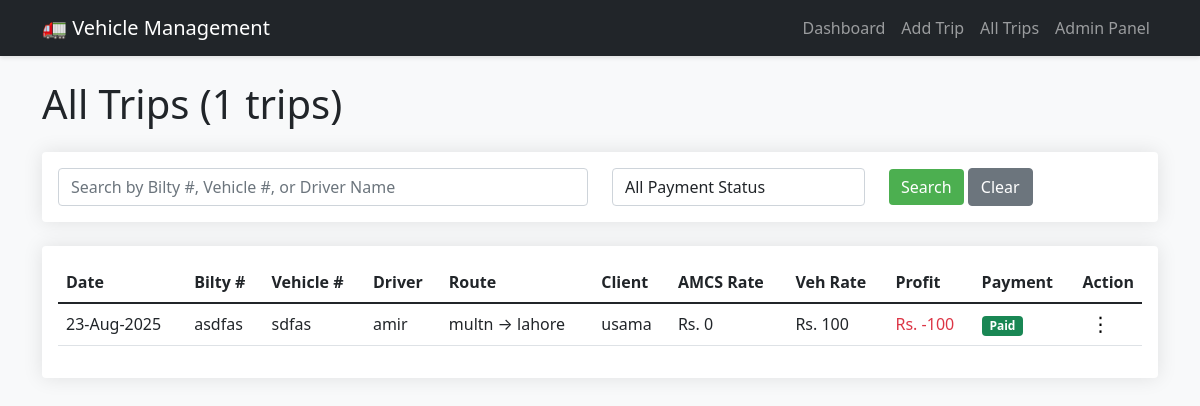
Page /trips/ on the earlier database version.
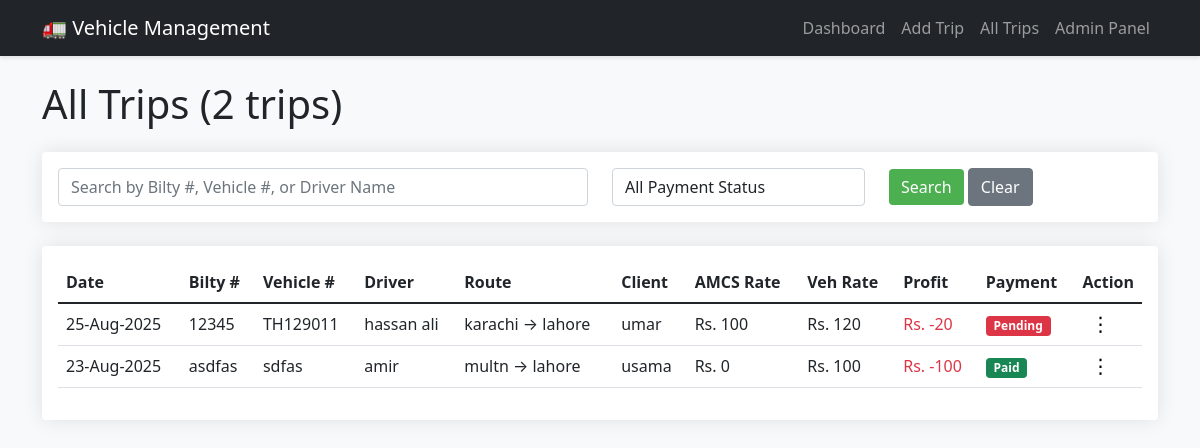
Same page on the later database version.
### logistics/models.py (models this page shows, shortened)
class Trip(models.Model):
    date = models.DateField()  # Already required
    bilty_number = models.CharField(max_length=50)  # Already required
    vehicle_number = models.CharField(max_length=50)  # Already required
    driver_name = models.CharField(max_length=100)
    driver_mobile = models.CharField(max_length=20)
    from_location = models.CharField(max_length=100)  # Already required
    to_location = models.CharField(max_length=100)  # Already required
    commodity = models.CharField(max_length=100)
    weight = models.DecimalField(max_digits=10, decimal_places=2)  # Already required
    adda_for_vehicle = models.CharField(max_length=100, blank=True)
    adda_for_load = models.CharField(max_length=100, blank=True)
    client_name = models.CharField(max_length=100)
    vendor = models.CharField(max_length=100, blank=True)
    amcs_rate = models.DecimalField(max_digits=10, decimal_places=2)  # Remove blank=True, null=True if present
    vehicle_rate = models.DecimalField(max_digits=10, decimal_places=2)  # Remove blank=True, null=True
    profit = models.DecimalField(max_digits=10, decimal_places=2, blank=True, null=True)  # Keep as is (auto-calculated)
    adda_commission = models.DecimalField(max_digits=10, decimal_places=2)  # Remove default=0, make required
    staff_commission = models.DecimalField(max_digits=10, decimal_places=2)  # Remove default=0, make required
    loading_unloading = models.DecimalField(max_digits=10, decimal_places=2)  # Remove default=0, make required
    fare_type = models.CharField(max_length=20, choices=[
        ('Paid', 'Paid'),
        ('To Pay', 'To Pay'),
    ], default='To Pay')
    pod_status = models.CharField(max_length=20, choices=[
        ('Pending', 'Pending'),
        ('Received', 'Received'),
    ], default='Pending')
    bill_status = models.CharField(max_length=20, choices=[
        ('Billed', 'Billed'),
        ('Unbilled', 'Unbilled'),
    ], default='Unbilled')
    payment_status = models.CharField(max_length=20, choices=[
        ('Pending', 'Pending'),
        ('Paid', 'Paid'),
        ('Partial', 'Partial'),
    ], default='Pending')
    payment_mode = models.CharField(max_length=20, choices=[
        ('Cash', 'Cash'),
        ('Cheque', 'Cheque'),
        ('Online', 'Online'),
    ], blank=True)
    cheque_details = models.CharField(max_length=100, blank=True)
    advance = models.DecimalField(max_digits=10, decimal_places=2)  # Remove default=0, make required
    balance = models.DecimalField(max_digits=10, decimal_places=2, default=0)
    receivable = models.DecimalField(max_digits=10, decimal_places=2)  # Remove default=0, make required
    payable = models.DecimalField(max_digits=10, decimal_places=2)  # Remove default=0, make required
    created_at = models.DateTimeField(auto_now_add=True)
    updated_at = models.DateTimeField(auto_now=True)

### logistics/views.py (the view)
# urls.py: path('trips/', views.trip_list, name='trip_list'),
def trip_list(request):
    trips = Trip.objects.all().order_by('-date')
    search = request.GET.get('search')
    if search:
        trips = trips.filter(bilty_number__icontains=search) | \
                trips.filter(vehicle_number__icontains=search) | \
                trips.filter(driver_name__icontains=search)
    payment_filter = request.GET.get('payment_status')
    if payment_filter:
        trips = trips.filter(payment_status=payment_filter)
    context = {
        'trips': trips,
        'total_count': trips.count(),
    }
    return render(request, 'trip_list.html', context)

### logistics/templates/trip_list.html (shortened to what this page needs)
{% extends 'base.html' %}
{% block content %}
<h1 class="mb-4">All Trips ({{ total_count }} trips)</h1>
<div class="card mb-4">
    <div class="card-body">
        <form method="get" class="row">
            <div class="col-md-6">
                <input type="text" name="search" class="form-control"
                       placeholder="Search by Bilty #, Vehicle #, or Driver Name"
                       value="{{ request.GET.search }}">
            </div>
            <div class="col-md-3">
                <select name="payment_status" class="form-control">
                    <option value="">All Payment Status</option>
                </select>
            </div>
            <div class="col-md-3">
                <button type="submit" class="btn btn-primary">Search</button>
                <a href="{% url 'trip_list' %}" class="btn btn-secondary">Clear</a>
            </div>
        </form>
    </div>
</div>
<div class="card">
    <div class="card-body">
        <div class="table-responsive">
            <table class="table table-hover">
                <thead>
                    <tr>
                        <th>Date</th>
                        <th>Bilty #</th>
                        <th>Vehicle #</th>
                        <th>Driver</th>
                        <th>Route</th>
                        <th>Client</th>
                        <th>AMCS Rate</th>
                        <th>Veh Rate</th>
                        <th>Profit</th>
                        <th>Payment</th>
                        <th width="50">Action</th>
                    </tr>
                </thead>
                <tbody>
                    {% for trip in trips %}
                    <tr>
                        <td>{{ trip.date|date:"d-M-Y" }}</td>
                        <td>{{ trip.bilty_number }}</td>
                        <td>{{ trip.vehicle_number }}</td>
                        <td>{{ trip.driver_name }}</td>
                        <td>{{ trip.from_location }} → {{ trip.to_location }}</td>
                        <td>{{ trip.client_name }}</td>
                        <td>Rs. {{ trip.amcs_rate|floatformat:0 }}</td>
                        <td>Rs. {{ trip.vehicle_rate|floatformat:0 }}</td>
                        <td>
                            {% if trip.profit > 0 %}
                                <span class="text-success">Rs. {{ trip.profit|floatformat:0 }}</span>
                            {% else %}
                                <span class="text-danger">Rs. {{ trip.profit|floatformat:0 }}</span>
                            {% endif %}
                        </td>
                        <td>
                            {% if trip.payment_status == 'Paid' %}
                                <span class="badge bg-success">Paid</span>
                            {% elif trip.payment_status == 'Partial' %}
                                <span class="badge bg-warning">Partial</span>
                            {% else %}
                                <span class="badge bg-danger">Pending</span>
                            {% endif %}
                        </td>
                        <td>
                            <div class="dropdown">
                                <button class="btn-dots dropdown-toggle" type="button" data-bs-toggle="dropdown">
                                    ⋮
                                </button>
                            </div>
                        </td>
                    </tr>
                    {% empty %}
                    <tr>
                        <td colspan="11" class="text-center">No trips found</td>
                    </tr>
                    {% endfor %}
                </tbody>
            </table>
        </div>
    </div>
</div>
{% endblock %}

### logistics/templates/base.html (shortened to what this page needs)
<!DOCTYPE html>
<html lang="en">
<head>
    <link href="https://cdn.jsdelivr.net/npm/bootstrap@5.1.3/dist/css/bootstrap.min.css" rel="stylesheet">
</head>
<body>
    <nav class="navbar navbar-expand-lg navbar-dark bg-dark">
        <div class="container">
            <a class="navbar-brand" href="{% url 'dashboard' %}">🚛 Vehicle Management</a>
            <div class="collapse navbar-collapse" id="navbarNav">
                <ul class="navbar-nav ms-auto">
                    <li class="nav-item">
                        <a class="nav-link" href="{% url 'dashboard' %}">Dashboard</a>
                    </li>
                    <li class="nav-item">
                        <a class="nav-link" href="{% url 'add_trip' %}">Add Trip</a>
                    </li>
                    <li class="nav-item">
                        <a class="nav-link" href="{% url 'trip_list' %}">All Trips</a>
                    </li>
                    <li class="nav-item">
                        <a class="nav-link" href="/admin/">Admin Panel</a>
                    </li>
                </ul>
            </div>
        </div>
    </nav>
    <div class="container mt-4">
        {% block content %}{% endblock %}
    </div>
</body>
</html>

### logistics/templates/base.html (style rules this page uses)
body { background-color: #f8f9fa; }
.navbar { box-shadow: 0 2px 4px rgba(0,0,0,.1); }
.card { box-shadow: 0 0 20px rgba(0,0,0,.1); border: none; }
.btn-primary { background-color: #4CAF50; border: none; }

### logistics/templates/trip_list.html (style rules this page uses)
.dropdown-toggle::after { display: none; }
.btn-dots { padding: 2px 8px; font-size: 20px; line-height: 1; background: transparent; border: none; cursor: pointer; }

Differences in the rows shown:
added Trip: date "25-Aug-2025", bilty_number "12345", vehicle_number "TH129011", driver_name "hassan ali", from_location "karachi", to_location "lahore", client_name "umar", amcs_rate "100", vehicle_rate "120", profit "-20", payment_status "Pending"
Other differences:
{{ total_count }}: "1" → "2"
